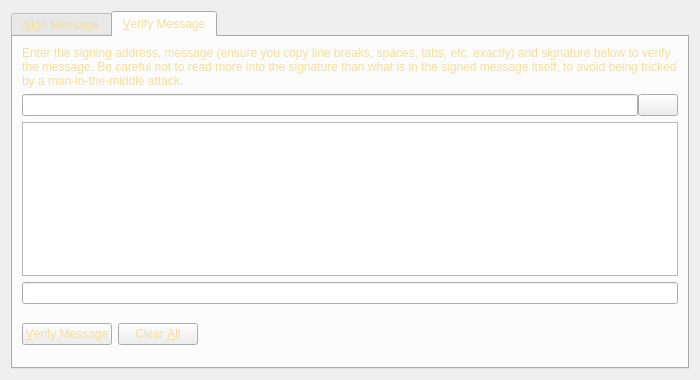
<?xml version="1.0" encoding="UTF-8"?>
<ui version="4.0">
 <class>SignVerifyMessageDialog</class>
 <widget class="QDialog" name="SignVerifyMessageDialog">
  <property name="geometry">
   <rect>
    <x>0</x>
    <y>0</y>
    <width>700</width>
    <height>380</height>
   </rect>
  </property>
  <property name="windowTitle">
   <string>Signatures - Sign / Verify a Message</string>
  </property>
  <property name="styleSheet">
   <string notr="true">background-image: url(:/images/bg2);
color: rgb(246, 222, 155);</string>
  </property>
  <property name="modal">
   <bool>true</bool>
  </property>
  <layout class="QVBoxLayout" name="verticalLayout">
   <item>
    <widget class="QTabWidget" name="tabWidget">
     <property name="currentIndex">
      <number>1</number>
     </property>
     <widget class="QWidget" name="tabSignMessage">
      <attribute name="title">
       <string>&amp;Sign Message</string>
      </attribute>
      <layout class="QVBoxLayout" name="verticalLayout_SM">
       <item>
        <widget class="QLabel" name="infoLabel_SM">
         <property name="text">
          <string>You can sign messages with your addresses to prove you own them. Be careful not to sign anything vague, as phishing attacks may try to trick you into signing your identity over to them. Only sign fully-detailed statements you agree to.</string>
         </property>
         <property name="textFormat">
          <enum>Qt::PlainText</enum>
         </property>
         <property name="wordWrap">
          <bool>true</bool>
         </property>
        </widget>
       </item>
       <item>
        <layout class="QHBoxLayout" name="horizontalLayout_1_SM">
         <property name="spacing">
          <number>0</number>
         </property>
         <item>
          <widget class="QValidatedLineEdit" name="addressIn_SM">
           <property name="toolTip">
            <string>The address to sign the message with (e.g. B8gZqgY4r2RoEdqYk3QsAqFckyf9pRHN6i)</string>
           </property>
           <property name="maxLength">
            <number>34</number>
           </property>
          </widget>
         </item>
         <item>
          <widget class="QPushButton" name="addressBookButton_SM">
           <property name="toolTip">
            <string>Choose an address from the address book</string>
           </property>
           <property name="text">
            <string/>
           </property>
           <property name="icon">
            <iconset resource="../bitcoin.qrc">
             <normaloff>:/icons/address-book</normaloff>:/icons/address-book</iconset>
           </property>
           <property name="shortcut">
            <string>Alt+A</string>
           </property>
           <property name="autoDefault">
            <bool>false</bool>
           </property>
          </widget>
         </item>
         <item>
          <widget class="QPushButton" name="pasteButton_SM">
           <property name="toolTip">
            <string>Paste address from clipboard</string>
           </property>
           <property name="text">
            <string/>
           </property>
           <property name="icon">
            <iconset resource="../bitcoin.qrc">
             <normaloff>:/icons/editpaste</normaloff>:/icons/editpaste</iconset>
           </property>
           <property name="shortcut">
            <string>Alt+P</string>
           </property>
           <property name="autoDefault">
            <bool>false</bool>
           </property>
          </widget>
         </item>
        </layout>
       </item>
       <item>
        <widget class="QPlainTextEdit" name="messageIn_SM">
         <property name="toolTip">
          <string>Enter the message you want to sign here</string>
         </property>
        </widget>
       </item>
       <item>
        <layout class="QHBoxLayout" name="horizontalLayout_2_SM">
         <property name="spacing">
          <number>0</number>
         </property>
         <item>
          <widget class="QLineEdit" name="signatureOut_SM">
           <property name="font">
            <font>
             <italic>true</italic>
            </font>
           </property>
           <property name="readOnly">
            <bool>true</bool>
           </property>
          </widget>
         </item>
         <item>
          <widget class="QPushButton" name="copySignatureButton_SM">
           <property name="toolTip">
            <string>Copy the current signature to the system clipboard</string>
           </property>
           <property name="text">
            <string/>
           </property>
           <property name="icon">
            <iconset resource="../bitcoin.qrc">
             <normaloff>:/icons/editcopy</normaloff>:/icons/editcopy</iconset>
           </property>
           <property name="autoDefault">
            <bool>false</bool>
           </property>
          </widget>
         </item>
        </layout>
       </item>
       <item>
        <layout class="QHBoxLayout" name="horizontalLayout_3_SM">
         <item>
          <widget class="QPushButton" name="signMessageButton_SM">
           <property name="toolTip">
            <string>Sign the message to prove you own this BitcoinGoldAsic address</string>
           </property>
           <property name="text">
            <string>&amp;Sign Message</string>
           </property>
           <property name="icon">
            <iconset resource="../bitcoin.qrc">
             <normaloff>:/icons/edit</normaloff>:/icons/edit</iconset>
           </property>
           <property name="autoDefault">
            <bool>false</bool>
           </property>
          </widget>
         </item>
         <item>
          <widget class="QPushButton" name="clearButton_SM">
           <property name="toolTip">
            <string>Reset all sign message fields</string>
           </property>
           <property name="text">
            <string>Clear &amp;All</string>
           </property>
           <property name="icon">
            <iconset resource="../bitcoin.qrc">
             <normaloff>:/icons/remove</normaloff>:/icons/remove</iconset>
           </property>
           <property name="autoDefault">
            <bool>false</bool>
           </property>
          </widget>
         </item>
         <item>
          <spacer name="horizontalSpacer_1_SM">
           <property name="orientation">
            <enum>Qt::Horizontal</enum>
           </property>
           <property name="sizeHint" stdset="0">
            <size>
             <width>40</width>
             <height>48</height>
            </size>
           </property>
          </spacer>
         </item>
         <item>
          <widget class="QLabel" name="statusLabel_SM">
           <property name="font">
            <font>
             <weight>75</weight>
             <bold>true</bold>
            </font>
           </property>
           <property name="text">
            <string/>
           </property>
           <property name="wordWrap">
            <bool>true</bool>
           </property>
          </widget>
         </item>
         <item>
          <spacer name="horizontalSpacer_2_SM">
           <property name="orientation">
            <enum>Qt::Horizontal</enum>
           </property>
           <property name="sizeHint" stdset="0">
            <size>
             <width>40</width>
             <height>48</height>
            </size>
           </property>
          </spacer>
         </item>
        </layout>
       </item>
      </layout>
     </widget>
     <widget class="QWidget" name="tabVerifyMessage">
      <attribute name="title">
       <string>&amp;Verify Message</string>
      </attribute>
      <layout class="QVBoxLayout" name="verticalLayout_VM">
       <item>
        <widget class="QLabel" name="infoLabel_VM">
         <property name="text">
          <string>Enter the signing address, message (ensure you copy line breaks, spaces, tabs, etc. exactly) and signature below to verify the message. Be careful not to read more into the signature than what is in the signed message itself, to avoid being tricked by a man-in-the-middle attack.</string>
         </property>
         <property name="textFormat">
          <enum>Qt::PlainText</enum>
         </property>
         <property name="alignment">
          <set>Qt::AlignLeading|Qt::AlignLeft|Qt::AlignTop</set>
         </property>
         <property name="wordWrap">
          <bool>true</bool>
         </property>
        </widget>
       </item>
       <item>
        <layout class="QHBoxLayout" name="horizontalLayout_1_VM">
         <property name="spacing">
          <number>0</number>
         </property>
         <item>
          <widget class="QValidatedLineEdit" name="addressIn_VM">
           <property name="toolTip">
            <string>The address the message was signed with (e.g. B8gZqgY4r2RoEdqYk3QsAqFckyf9pRHN6i)</string>
           </property>
           <property name="maxLength">
            <number>34</number>
           </property>
          </widget>
         </item>
         <item>
          <widget class="QPushButton" name="addressBookButton_VM">
           <property name="toolTip">
            <string>Choose an address from the address book</string>
           </property>
           <property name="text">
            <string/>
           </property>
           <property name="icon">
            <iconset resource="../bitcoin.qrc">
             <normaloff>:/icons/address-book</normaloff>:/icons/address-book</iconset>
           </property>
           <property name="shortcut">
            <string>Alt+A</string>
           </property>
           <property name="autoDefault">
            <bool>false</bool>
           </property>
          </widget>
         </item>
        </layout>
       </item>
       <item>
        <widget class="QPlainTextEdit" name="messageIn_VM"/>
       </item>
       <item>
        <widget class="QValidatedLineEdit" name="signatureIn_VM"/>
       </item>
       <item>
        <layout class="QHBoxLayout" name="horizontalLayout_2_VM">
         <item>
          <widget class="QPushButton" name="verifyMessageButton_VM">
           <property name="toolTip">
            <string>Verify the message to ensure it was signed with the specified BitcoinGoldAsic address</string>
           </property>
           <property name="text">
            <string>&amp;Verify Message</string>
           </property>
           <property name="icon">
            <iconset resource="../bitcoin.qrc">
             <normaloff>:/icons/transaction_0</normaloff>:/icons/transaction_0</iconset>
           </property>
           <property name="autoDefault">
            <bool>false</bool>
           </property>
          </widget>
         </item>
         <item>
          <widget class="QPushButton" name="clearButton_VM">
           <property name="toolTip">
            <string>Reset all verify message fields</string>
           </property>
           <property name="text">
            <string>Clear &amp;All</string>
           </property>
           <property name="icon">
            <iconset resource="../bitcoin.qrc">
             <normaloff>:/icons/remove</normaloff>:/icons/remove</iconset>
           </property>
           <property name="autoDefault">
            <bool>false</bool>
           </property>
          </widget>
         </item>
         <item>
          <spacer name="horizontalSpacer_1_VM">
           <property name="orientation">
            <enum>Qt::Horizontal</enum>
           </property>
           <property name="sizeHint" stdset="0">
            <size>
             <width>40</width>
             <height>48</height>
            </size>
           </property>
          </spacer>
         </item>
         <item>
          <widget class="QLabel" name="statusLabel_VM">
           <property name="font">
            <font>
             <weight>75</weight>
             <bold>true</bold>
            </font>
           </property>
           <property name="text">
            <string/>
           </property>
           <property name="wordWrap">
            <bool>true</bool>
           </property>
          </widget>
         </item>
         <item>
          <spacer name="horizontalSpacer_2_VM">
           <property name="orientation">
            <enum>Qt::Horizontal</enum>
           </property>
           <property name="sizeHint" stdset="0">
            <size>
             <width>40</width>
             <height>48</height>
            </size>
           </property>
          </spacer>
         </item>
        </layout>
       </item>
      </layout>
     </widget>
    </widget>
   </item>
  </layout>
 </widget>
 <customwidgets>
  <customwidget>
   <class>QValidatedLineEdit</class>
   <extends>QLineEdit</extends>
   <header>qvalidatedlineedit.h</header>
  </customwidget>
 </customwidgets>
 <resources>
  <include location="../bitcoin.qrc"/>
 </resources>
 <connections/>
</ui>
